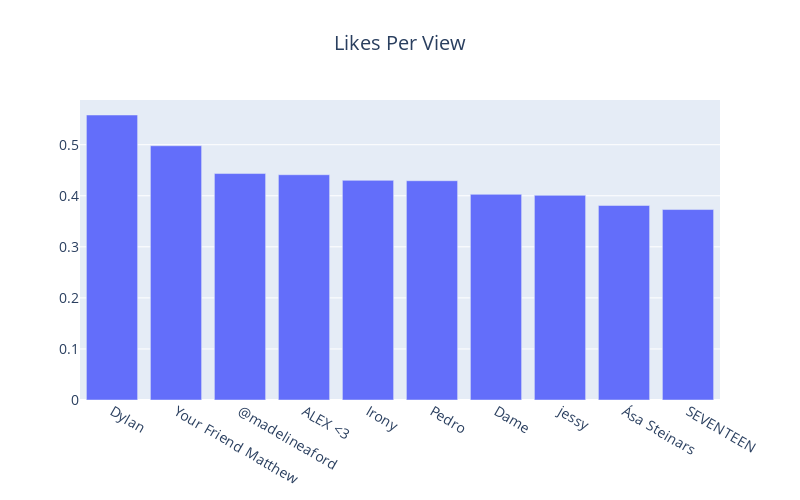

Notebook cell for this chart:
### Code cell
trace = go.Bar( x = likes_per_view.Title,
              y = likes_per_view.likes_per_view)

layout = go.Layout(title= go.layout.Title(text = "Likes Per View", x = 0.5), font = dict(size = 14), width = 800, height = 500,)
data = [trace]
fig = go.Figure(data = data, layout = layout)
py.iplot(fig)

### Figure 1 — Plotly figure (JSON) as saved in the notebook; plotly's stock layout.template omitted (floating-point values rounded to 4 significant figures)
{"data": [{"type": "bar", "x": ["Dylan", "Your Friend Matthew", "@madelineaford", "ALEX <3", "Irony", "Pedro", "Dame", "jessy", "Ása Steinars", "SEVENTEEN"], "y": [0.5582, 0.4979, 0.4435, 0.4412, 0.4301, 0.4294, 0.4027, 0.4008, 0.381, 0.373]}], "layout": {"font": {"size": 14}, "height": 500, "title": {"text": "Likes Per View", "x": 0.5}, "width": 800}}
